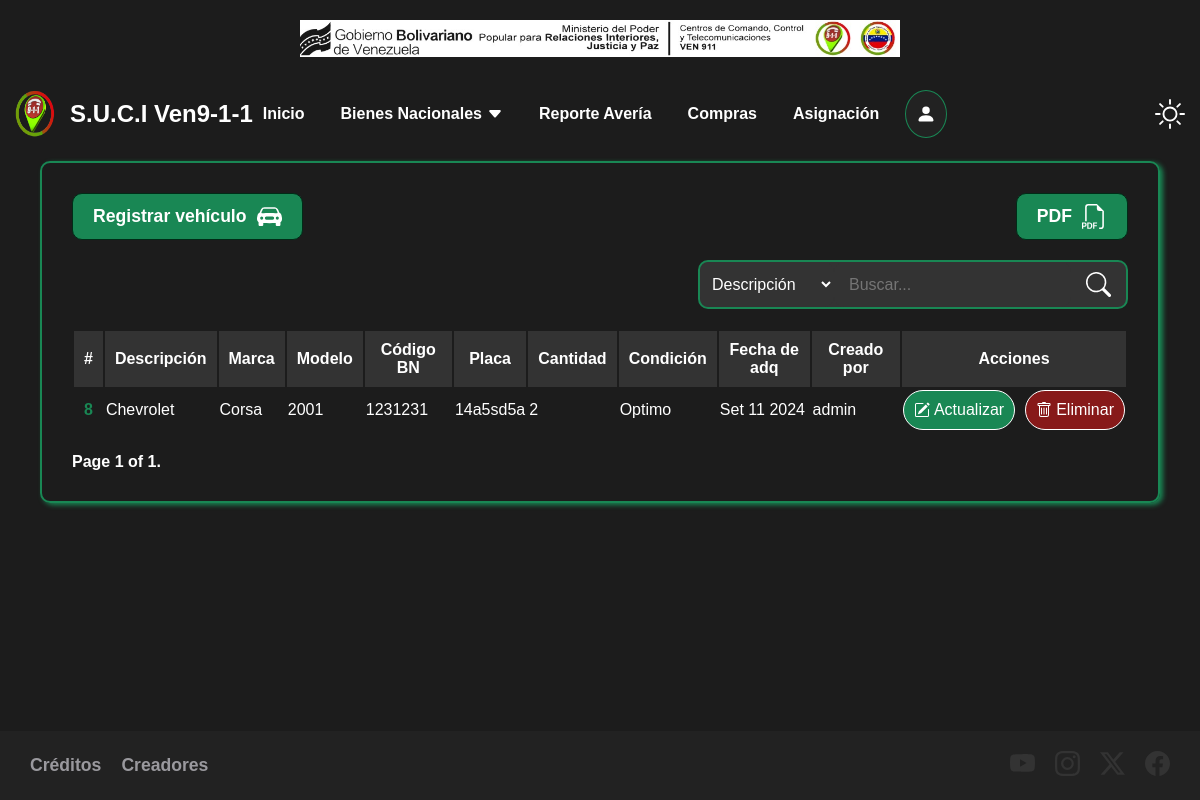
The app's page /bienes/vehiculo with its own data.
### administracion/models.py (models this page shows, shortened)
class Articulo(models.Model):
    descripcion = models.TextField(max_length=255)
    marca = models.CharField(max_length=255, blank=True, null=True)
    modelo = models.CharField(max_length=255, blank=True, null=True)
    serial = models.CharField(max_length=255, blank=True, null=True)
    placa = models.CharField(max_length=255, blank=True, null=True)
    codigo_bn = models.CharField(max_length=255, blank=True, null=True)
    cantidad = models.IntegerField()
    tipo_articulo = models.ForeignKey(TipoArticulo, on_delete=models.CASCADE)
    condicion = models.ForeignKey(Condicion, on_delete=models.CASCADE)
    fecha_adq = models.DateField()
    asignado = models.BooleanField(default=False)
    user = models.ForeignKey(User, on_delete=models.CASCADE)
    created_at = models.DateTimeField(default=timezone.now)

class Condicion(models.Model):
    nombre = models.CharField(max_length=255)
    created_at = models.DateTimeField(default=timezone.now)
    def __str__(self):
        return self.nombre

### administracion/views.py (the view)
# urls.py: path('bienes/vehiculo', views.vehiculo, name='vehiculo'),
def vehiculo(request):
    vehiculo = Articulo.objects.filter(tipo_articulo=4)
    paginator = Paginator(vehiculo, 10)  # Show 10 per page.
    page_number = request.GET.get("page", 1)
    page_obj = paginator.get_page(page_number)
    return render(request, 'vehiculo/vehiculo.html', {
        'vehiculo': paginator.page(page_number),
        'page_obj': page_obj
    })

### administracion/templates/vehiculo/vehiculo.html (shortened to what this page needs)
{% extends 'base.html' %}
{% block content %}
    <main class="content">
        <div class="content-buttons">
            <div>
                <a href="{% url 'create_vehiculo' %}">
                    <span>Registrar vehículo</span>
                </a>
            </div>
            <div>
                <a>
                    <span>PDF</span>
                </a>
            </div>
        </div>
        <div class="content-search">
            <form action="{% url 'search_vehiculo' %}" method="GET">
                <select name="option" id="option">
                    <option value="descripcion">Descripción</option>
                </select>
                <input name="q" type="search" placeholder="Buscar..." aria-label="Search">
                <svg xmlns="http://www.w3.org/2000/svg" width="25" height="25" fill="currentColor" class="bi bi-search" viewBox="0 0 16 16">
                    <path d="M11.742 10.344a6.5 6.5 0 1 0-1.397 1.398h-.001q.044.06.098.115l3.85 3.85a1 1 0 0 0 1.415-1.414l-3.85-3.85a1 1 0 0 0-.115-.1zM12 6.5a5.5 5.5 0 1 1-11 0 5.5 5.5 0 0 1 11 0"/>
                </svg>
            </form>
        </div>
        <table class="content-table">
            <thead>
                <tr>
                    <th scope="col">#</th>
                    <th scope="col">Descripción</th>
                    <th scope="col">Marca</th>
                    <th scope="col">Modelo</th>
                    <th scope="col">Código BN</th>
                    <th scope="col">Placa</th>
                    <th scope="col">Cantidad</th>
                    <th scope="col">Condición</th>
                    <th scope="col">Fecha de adq</th>
                    <th scope="col">Creado por</th>
                    <th scope="col">Acciones</th>
                </tr>
            </thead>
            <tbody>
                {% for veh in vehiculo %}
                <tr>
                    <th scope="row">{{ veh.id }}</th>
                    <td>{{ veh.descripcion }}</td>
                    <td>{{ veh.marca }}</td>
                    <td>{{ veh.modelo }}</td>
                    <td>{{ veh.codigo_bn }}</td>
                    <td>{{ veh.placa }}</td>
                    <td>{{ veh.cantidad }}</td>
                    <td>{{ veh.condicion }}</td>
                    <td>{{ veh.fecha_adq|date:'M j Y'}}</td>
                    <td>{{ veh.user }}</td>
                    <td>
                        <div>
                            <a href="{% url 'update_vehiculo' veh.id %}">
                                Actualizar
                            </a>
                            <form action="{% url 'delete_vehiculo' veh.id %}" method="POST">
                                <button>
                                    Eliminar
                                </button>
                            </form>
                        </div>
                    </td>
                </tr>
                {% endfor %}
            </tbody>
        </table>
        <div class="pagination">
            <span class="step-links">
                <span class="current">
                    Page {{ page_obj.number }} of {{ page_obj.paginator.num_pages }}.
                </span>
            </span>
        </div>
    </main>
{% endblock %}

### administracion/static/css/main.css (style rules this page uses)
body { background: #1c1c1c;; font-family: sans-serif; margin: 0; }

### records on screen
Articulo: id "8", descripcion "Chevrolet", marca "Corsa", modelo "2001", codigo_bn "1231231", placa "14a5sd5a", cantidad "2", condicion "Optimo", fecha_adq "Set 11 2024", user "admin"

### other values on screen
{{ page_obj.number }} "1"
{{ page_obj.paginator.num_pages }} "1"
